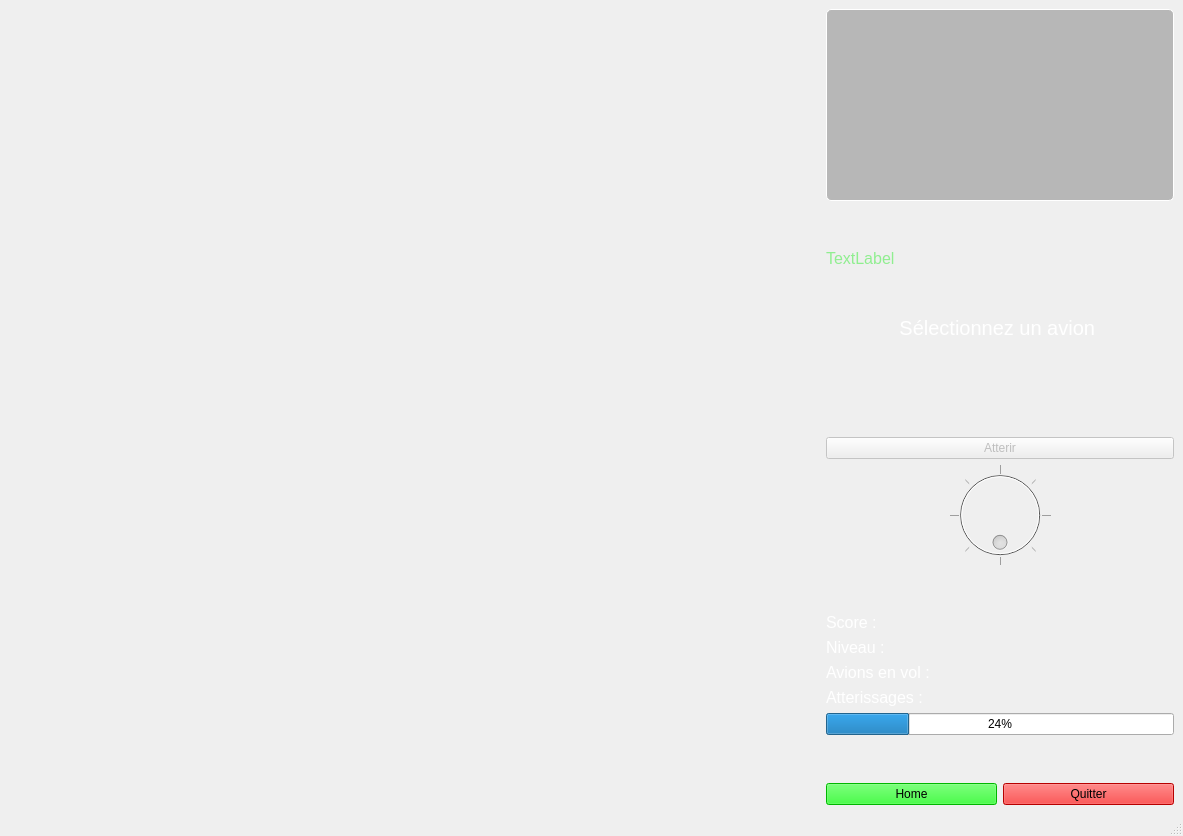
<?xml version="1.0" encoding="UTF-8"?>
<ui version="4.0">
 <class>MainWindow</class>
 <widget class="QMainWindow" name="MainWindow">
  <property name="geometry">
   <rect>
    <x>0</x>
    <y>0</y>
    <width>1183</width>
    <height>836</height>
   </rect>
  </property>
  <property name="windowTitle">
   <string>MainWindow</string>
  </property>
  <widget class="QWidget" name="centralwidget">
   <property name="styleSheet">
    <string notr="true">#centralwidget {
    border-image: url(&quot;fond_jeu.png&quot;) 0 0 0 0 stretch stretch;
}
</string>
   </property>
   <layout class="QHBoxLayout" name="horizontalLayout" stretch="7,3">
    <item>
     <widget class="QWidget" name="widget" native="true">
      <property name="sizePolicy">
       <sizepolicy hsizetype="Expanding" vsizetype="Expanding">
        <horstretch>0</horstretch>
        <verstretch>0</verstretch>
       </sizepolicy>
      </property>
     </widget>
    </item>
    <item>
     <layout class="QVBoxLayout" name="verticalLayout">
      <item>
       <widget class="QListWidget" name="listWidget">
        <property name="sizePolicy">
         <sizepolicy hsizetype="Expanding" vsizetype="Fixed">
          <horstretch>0</horstretch>
          <verstretch>250</verstretch>
         </sizepolicy>
        </property>
        <property name="autoFillBackground">
         <bool>false</bool>
        </property>
        <property name="styleSheet">
         <string notr="true">QListWidget { background-color: rgba(50, 50, 50, 0.3);
    color: white;
    border: 1px solid white;
    border-radius: 5px;
}


QListWidget::item {
    background-color: transparent;
    padding: 3px;
}

QListWidget::item:selected {
    background-color: rgba(60, 60, 60, 0.8);
    color: white;
    outline: 0;
}</string>
        </property>
        <property name="frameShape">
         <enum>QFrame::StyledPanel</enum>
        </property>
        <property name="frameShadow">
         <enum>QFrame::Sunken</enum>
        </property>
        <property name="verticalScrollBarPolicy">
         <enum>Qt::ScrollBarAlwaysOff</enum>
        </property>
        <property name="horizontalScrollBarPolicy">
         <enum>Qt::ScrollBarAlwaysOff</enum>
        </property>
        <property name="sizeAdjustPolicy">
         <enum>QAbstractScrollArea::AdjustIgnored</enum>
        </property>
        <property name="resizeMode">
         <enum>QListView::Adjust</enum>
        </property>
       </widget>
      </item>
      <item>
       <spacer name="verticalSpacer_4">
        <property name="orientation">
         <enum>Qt::Vertical</enum>
        </property>
        <property name="sizeHint" stdset="0">
         <size>
          <width>20</width>
          <height>40</height>
         </size>
        </property>
       </spacer>
      </item>
      <item>
       <widget class="QLabel" name="label">
        <property name="font">
         <font>
          <pointsize>12</pointsize>
         </font>
        </property>
        <property name="styleSheet">
         <string notr="true">QLabel {
    color: lightgreen;
 }</string>
        </property>
        <property name="text">
         <string>TextLabel</string>
        </property>
       </widget>
      </item>
      <item>
       <spacer name="verticalSpacer">
        <property name="orientation">
         <enum>Qt::Vertical</enum>
        </property>
        <property name="sizeHint" stdset="0">
         <size>
          <width>20</width>
          <height>40</height>
         </size>
        </property>
       </spacer>
      </item>
      <item>
       <widget class="QLabel" name="label_1">
        <property name="font">
         <font>
          <pointsize>15</pointsize>
         </font>
        </property>
        <property name="styleSheet">
         <string notr="true">QLabel {
    color: white;
 }</string>
        </property>
        <property name="text">
         <string>Sélectionnez un avion </string>
        </property>
        <property name="alignment">
         <set>Qt::AlignCenter</set>
        </property>
       </widget>
      </item>
      <item>
       <widget class="QLabel" name="label_2">
        <property name="font">
         <font>
          <pointsize>12</pointsize>
         </font>
        </property>
        <property name="styleSheet">
         <string notr="true">QLabel {
    color: white;
 }</string>
        </property>
        <property name="text">
         <string/>
        </property>
       </widget>
      </item>
      <item>
       <widget class="QLabel" name="label_3">
        <property name="font">
         <font>
          <pointsize>12</pointsize>
         </font>
        </property>
        <property name="styleSheet">
         <string notr="true">QLabel {
    color: white;
 }</string>
        </property>
        <property name="text">
         <string/>
        </property>
       </widget>
      </item>
      <item>
       <spacer name="verticalSpacer_5">
        <property name="orientation">
         <enum>Qt::Vertical</enum>
        </property>
        <property name="sizeHint" stdset="0">
         <size>
          <width>20</width>
          <height>40</height>
         </size>
        </property>
       </spacer>
      </item>
      <item>
       <widget class="QPushButton" name="pushButton_1">
        <property name="enabled">
         <bool>false</bool>
        </property>
        <property name="text">
         <string>Atterir</string>
        </property>
       </widget>
      </item>
      <item>
       <widget class="QDial" name="dial">
        <property name="enabled">
         <bool>false</bool>
        </property>
        <property name="focusPolicy">
         <enum>Qt::StrongFocus</enum>
        </property>
        <property name="contextMenuPolicy">
         <enum>Qt::PreventContextMenu</enum>
        </property>
        <property name="maximum">
         <number>359</number>
        </property>
        <property name="orientation">
         <enum>Qt::Vertical</enum>
        </property>
        <property name="invertedAppearance">
         <bool>false</bool>
        </property>
        <property name="invertedControls">
         <bool>false</bool>
        </property>
        <property name="wrapping">
         <bool>true</bool>
        </property>
        <property name="notchTarget">
         <double>45.000000000000000</double>
        </property>
        <property name="notchesVisible">
         <bool>true</bool>
        </property>
       </widget>
      </item>
      <item>
       <spacer name="verticalSpacer_3">
        <property name="orientation">
         <enum>Qt::Vertical</enum>
        </property>
        <property name="sizeHint" stdset="0">
         <size>
          <width>20</width>
          <height>40</height>
         </size>
        </property>
       </spacer>
      </item>
      <item>
       <widget class="QLabel" name="label_4">
        <property name="font">
         <font>
          <pointsize>12</pointsize>
         </font>
        </property>
        <property name="styleSheet">
         <string notr="true">QLabel {
    color: white;
 }</string>
        </property>
        <property name="text">
         <string>Score :</string>
        </property>
       </widget>
      </item>
      <item>
       <widget class="QLabel" name="label_5">
        <property name="font">
         <font>
          <pointsize>12</pointsize>
         </font>
        </property>
        <property name="styleSheet">
         <string notr="true">QLabel {
    color: white;
 }</string>
        </property>
        <property name="text">
         <string>Niveau :</string>
        </property>
       </widget>
      </item>
      <item>
       <widget class="QLabel" name="label_6">
        <property name="font">
         <font>
          <pointsize>12</pointsize>
         </font>
        </property>
        <property name="styleSheet">
         <string notr="true">QLabel {
    color: white;
 }</string>
        </property>
        <property name="text">
         <string>Avions en vol :</string>
        </property>
       </widget>
      </item>
      <item>
       <widget class="QLabel" name="label_7">
        <property name="font">
         <font>
          <pointsize>12</pointsize>
         </font>
        </property>
        <property name="styleSheet">
         <string notr="true">QLabel {
    color: white;
 }</string>
        </property>
        <property name="text">
         <string>Atterissages : </string>
        </property>
       </widget>
      </item>
      <item>
       <widget class="QProgressBar" name="progressBar">
        <property name="styleSheet">
         <string notr="true"/>
        </property>
        <property name="value">
         <number>24</number>
        </property>
       </widget>
      </item>
      <item>
       <spacer name="verticalSpacer_2">
        <property name="orientation">
         <enum>Qt::Vertical</enum>
        </property>
        <property name="sizeHint" stdset="0">
         <size>
          <width>20</width>
          <height>40</height>
         </size>
        </property>
       </spacer>
      </item>
      <item>
       <layout class="QHBoxLayout" name="horizontalLayout_2">
        <item>
         <widget class="QPushButton" name="pushButton_2">
          <property name="styleSheet">
           <string notr="true">QPushButton {
    background-color: lime;
}</string>
          </property>
          <property name="text">
           <string>Home</string>
          </property>
         </widget>
        </item>
        <item>
         <widget class="QPushButton" name="pushButton_3">
          <property name="styleSheet">
           <string notr="true">QPushButton {
    background-color: red;
}</string>
          </property>
          <property name="text">
           <string>Quitter</string>
          </property>
         </widget>
        </item>
       </layout>
      </item>
     </layout>
    </item>
   </layout>
  </widget>
  <widget class="QMenuBar" name="menubar">
   <property name="geometry">
    <rect>
     <x>0</x>
     <y>0</y>
     <width>1183</width>
     <height>18</height>
    </rect>
   </property>
  </widget>
  <widget class="QStatusBar" name="statusbar"/>
 </widget>
 <resources/>
 <connections/>
</ui>
